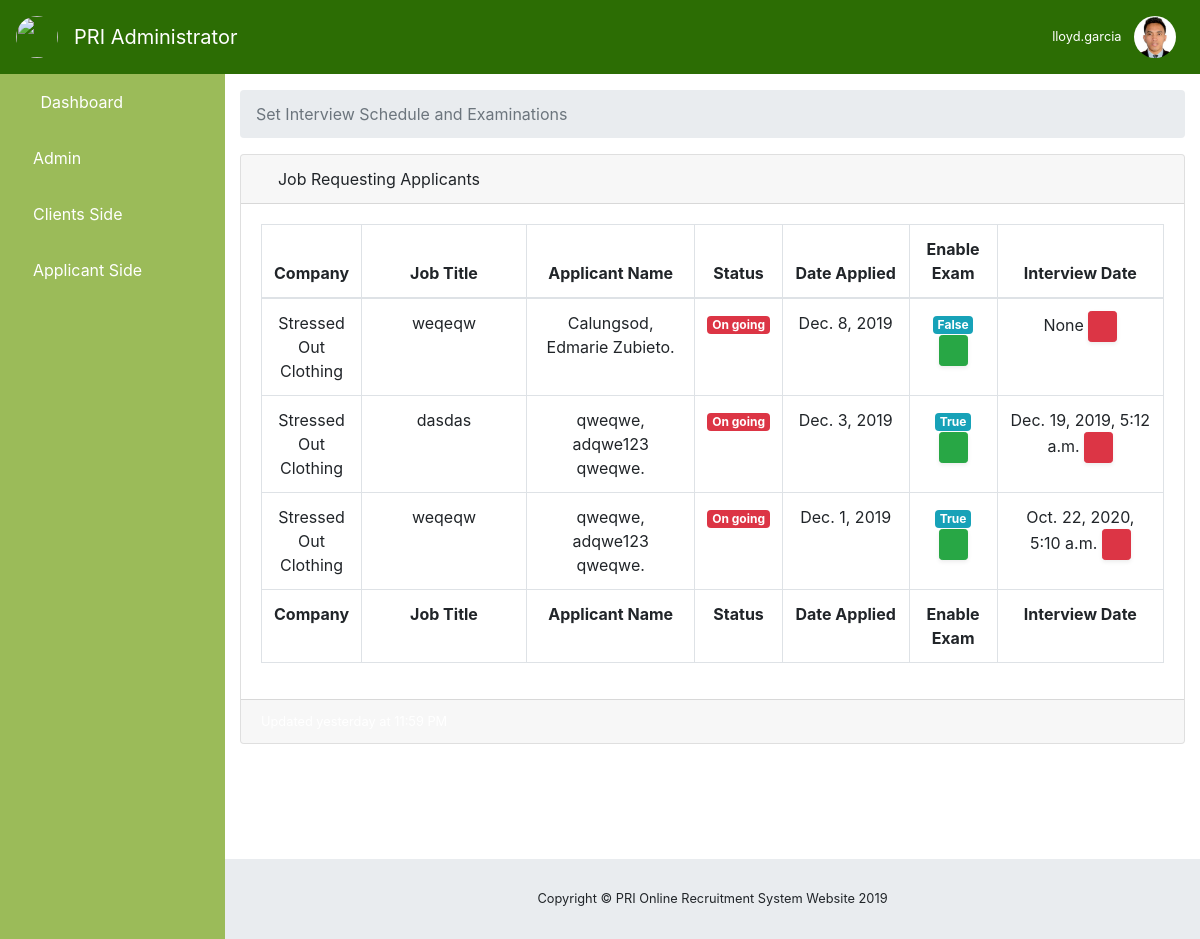
The app's page /client/schedules/ (signed in) with its own data.
### pors_app/models.py (models this page shows, shortened)
class PRIUserInfo(models.Model):
    GENDER_LIST = (
        ('Male', 'Male'),
        ('Female', 'Female')
    )
    USER_LEVELS = (
        ('Administrator', 'Administrator'),
        ('Sub Admin', 'Sub Admin'),
        ('Employee', 'Employee'),
        ('Client', 'Client'),
        ('Applicant', 'Applicant'),
    )
    user = models.OneToOneField(User, on_delete=models.CASCADE, related_name='user_fk')
    first_name = models.CharField(max_length=50)
    middle_name = models.CharField(max_length=50)
    last_name = models.CharField(max_length=50)
    age = models.PositiveIntegerField()
    gender = models.CharField(max_length=50, choices=GENDER_LIST, default=GENDER_LIST[0])
    contact = models.CharField(max_length=12, unique=True)
    address = models.CharField(max_length=250)
    position = models.CharField(max_length=50)
    department = models.CharField(max_length=50)
    image = models.ImageField(upload_to='images/', blank=True, validators=[file_validator])
    level = models.CharField(max_length=50, choices=USER_LEVELS, default=USER_LEVELS[0])
    date_added = models.DateTimeField(auto_now_add=True)

class PRIApplicantJobRequestInfo(models.Model):
    job_vacancy_applied = models.ForeignKey(PRIJobVacancyInfo, on_delete=models.CASCADE, related_name='job_vacancy_applied_fk')
    applying_applicant = models.ForeignKey(PRIApplicantProfileInfo, on_delete=models.CASCADE, related_name='applying_applicant_fk')
    date_applied = models.DateField(auto_now_add=True)
    take_exam = models.BooleanField(default=False)
    interview_date = models.DateTimeField(null=True, blank=True,)

class PRIJobVacancyInfo(models.Model):
    CATEGORY_LIST = (
        ('Janitor', 'Janitor'),
        ('Others', 'Others'),
    )
    secure_id = models.CharField(max_length=255,unique=True, blank=True)
    client_request = models.OneToOneField(PRIRequestInfo, on_delete=models.CASCADE, related_name='job_vacancy_client_request_fk')
    job_title = models.CharField(max_length=150)
    job_category = models.CharField(max_length=10, choices=CATEGORY_LIST, default=CATEGORY_LIST[0])
    job_specialization = models.CharField(max_length=50)
    job_minimum_experience = models.CharField(max_length=15)
    job_salary = models.DecimalField(default=0, max_digits=12, decimal_places=2)
    job_deadline = models.DateField()
    job_company_overview = models.TextField(blank=True)
    job_description = models.TextField(blank=True)

class PRIRequestInfo(models.Model):
    STATUS_LIST = (
        ('Started', 'Started'),
        ('On Going', 'On Going'),
        ('Completed', 'Completed'),
        ('Deadline', 'Deadline'),
        ('Failed', 'Failed'),
    )
    requested_client = models.ForeignKey(PRIClientsInfo, on_delete=models.CASCADE, related_name='requested_client_fk')
    status = models.CharField(max_length=50, choices=STATUS_LIST, default=STATUS_LIST[0])
    content = models.TextField()
    data_requested = models.DateField(auto_now_add=True)
    seen_by_admin = models.BooleanField(default=False)

class PRIClientsInfo(models.Model):
    client_user = models.OneToOneField(PRIUserInfo, on_delete=models.CASCADE, related_name='client_user_fk')
    client_company_name = models.CharField(max_length=50, null=True)
    client_company_logo = models.ImageField(upload_to='images/', blank=True, null=True, validators=[file_validator])
    client_location = models.CharField(max_length=250)
    contact_person = models.CharField(max_length=80)
    contact_mobile_no = models.CharField(max_length=12, unique=True)

class PRIApplicantProfileInfo(models.Model):
    ERP_QUESTION_LIST = (
        ('Referral', 'Referral'),
        ('Online Job Portal', 'Online Job Portal'),
        ('Leaflets', 'Leaflets'),
        ('Walk-in', 'Walk-in'),
        ('Job fair', 'Job fair'),
    )
    GENDER_LIST = (
        ('Male', 'Male'),
        ('Female', 'Female'),
    )
    CIVIL_STATUS_LIST = (
        ('Single', 'Single'),
        ('Married', 'Married'),
        ('Divorced', 'Divorced'),
        ('Widowed', 'Widowed'),
        ('Separated', 'Separated'),
    )
    secure_key_id = models.CharField(max_length=255, unique=True, blank=True)
    user = models.OneToOneField(User, on_delete=models.CASCADE, related_name='applicant_user_fk')
    image = models.ImageField(upload_to='images/', blank=True, verbose_name="Picture/Image")
    cv = models.FileField(upload_to='documents/%Y/%m/%d', blank=True, validators=[file_validator], verbose_name="Resume/Curriculum Vitae (Optional):",null=True)
    date_filled = models.DateField(auto_now_add=True)
    position_desired = models.CharField(max_length=100, blank=True)
    company_assigned = models.CharField(max_length=100, blank=True)
    erp_question = MultiSelectField(choices=ERP_QUESTION_LIST, verbose_name="How did you found out about thid job?")
    fname = models.CharField(max_length=100, verbose_name="First Name")
    mname = models.CharField(max_length=100, verbose_name="Middle Name")
    lname = models.CharField(max_length=100, verbose_name="Last Name")
    mobile_no = models.CharField(max_length=12, unique=True)
    telephone_no = models.CharField(max_length=12, unique=True)
    gender = models.CharField(max_length=6, choices=GENDER_LIST, default=GENDER_LIST[0])
    contact_person = models.CharField(max_length=100, verbose_name="Contact Person Name", null=True)
    relationship = models.CharField(max_length=100, null=True )
    contact_person_mobile_no = models.CharField(max_length=100, unique=True, null=True)
    bldg_name_0 = models.CharField(max_length=250, verbose_name="Bldg Name.")
    brgy_sub_0 = models.CharField(max_length=250, verbose_name="Brgy Sub.")
    dis_mun_0 = models.CharField(max_length=250, verbose_name="District/Municipality.")
    cit_pro_0 = models.CharField(max_length=250, verbose_name="City/Province")
    bldg_name_1 = models.CharField(max_length=250, verbose_name="Bldg Name.")
    brgy_sub_1 = models.CharField(max_length=250, verbose_name="Brgy Sub.")
    dis_mun_1 = models.CharField(max_length=250, verbose_name="District/Municipality.")
    cit_pro_1 = models.CharField(max_length=250, verbose_name="City/Province")
    civil_status = models.CharField(max_length=100, choices=CIVIL_STATUS_LIST, default=CIVIL_STATUS_LIST[0])
    weight = models.DecimalField(default=0, max_digits=5, decimal_places=2, verbose_name="Weight (Lbs)")
    height = models.DecimalField(default=0, max_digits=5, decimal_places=2, verbose_name="Height (Inch)")
    shirt_size = models.DecimalField(default=0, max_digits=5, decimal_places=2)
    shoe_size = models.DecimalField(default=0, max_digits=5, decimal_places=2)
    waistline = models.DecimalField(default=0, max_digits=5, decimal_places=2)
    length_of_pants = models.DecimalField(default=0, max_digits=5, decimal_places=2)
    sss = models.CharField(max_length=10, unique=True)
    ctc = models.CharField(max_length=8, unique=True)
    philhealth = models.CharField(max_length=12, unique=True)
    tin = models.CharField(max_length=9, unique=True)
    pagibig = models.CharField(max_length=12, unique=True)
    spouse_full_name = models.CharField(max_length=100, verbose_name="Spouse full name", blank=True, null=True)
    spouse_contact_number = models.CharField(max_length=12, verbose_name="Contact #", blank=True, null=True)
    father_full_name = models.CharField(max_length=100)
    father_occupation = models.CharField(max_length=100)
    father_home_address = models.CharField(max_length=100)
    mother_full_name = models.CharField(max_length=100)
    mother_occupation = models.CharField(max_length=100)
    mother_home_address = models.CharField(max_length=100)
    question1 = models.CharField(max_length=200, blank=True, verbose_name="Do you have a relative by any degree by consangunity or affinty working with poerlane or any of its client? (If yes state the name of your relative , position/company name.)")
    question2 = models.CharField(max_length=200, blank=True, verbose_name="Have you been confined in a medical facility due to illness, dreaded/contagious disease, or minor/major surgery? (If yes, what disease/illness when & name of the medical facility)")
    question3 = models.CharField(max_length=200, blank=True, verbose_name="Have you ever been changed or sentenced by any court of law of any crime? (If Yes, please give details.)")
    question4 = models.CharField(max_length=200, blank=True, verbose_name="Have you in the past applied at powerlane or any of its client & was not hired nor employed? (If yes when and state the reason.)")
    slug = models.SlugField(unique=True, allow_unicode=True, default="none")

### pors_app/views.py (the view)
# urls.py: path('client/schedules/', views.PriSchedules.as_view(), name='schedules'),
class PriSchedules(LoginRequiredMixin, TemplateView):
    template_name = 'pri_admin/pri_admin_schedules.html'
    def get_context_data(self, *args, **kwargs):
        context = super(PriSchedules, self).get_context_data(*args, **kwargs)
        user = User.objects.all().filter(username=self.request.user)
        job_requests = PRIApplicantJobRequestInfo.objects.all().order_by('-id').distinct()
        try:
            profile = PRIUserInfo.objects.all().get(user__in=user, level='Administrator')
        except PRIUserInfo.DoesNotExist:
            raise Http404()
        context.update({
            'user': user,
            'profile': profile,
            'job_requests': job_requests,
        })
        return context

### pors_app/templates/pri_admin/pri_admin_schedules.html
{% extends 'pri_admin/pri_admin_index.html' %}
{% block inner_body %}
<ol class="breadcrumb">
    <li class="breadcrumb-item active">Set Interview Schedule and Examinations</li>
</ol>
<div class="card mb-3">
    <div class="card-header">
        <i class="fas fa-table"></i>
        Job Requesting Applicants</div>
    <div class="card-body">
        <div class="table-responsive">
            <table class="table table-bordered text-center" id="schedulesDataTable" width="100%" cellspacing="0">
                <thead>
                    <tr>
                        <th style="width: 10%;">Company</th>
                        <th style="width: 20%;">Job Title</th>
                        <th style="width: 20%;">Applicant Name</th>
                        <th style="width: 5%;">Status</th>
                        <th style="width: 15%;">Date Applied</th>
                        <th style="width: 10%;">Enable Exam</th>
                        <th style="width: 20%;">Interview Date</th>
                    </tr>
                </thead>
                <tfoot>
                    <tr>
                        <th style="width: 10%;">Company</th>
                        <th style="width: 20%;">Job Title</th>
                        <th style="width: 20%;">Applicant Name</th>
                        <th style="width: 5%;">Status</th>
                        <th style="width: 15%;">Date Applied</th>
                        <th style="width: 10%;">Enable Exam</th>
                        <th style="width: 20%;">Interview Date</th>
                    </tr>
                </tfoot>
                <tbody>
                    {% include 'pri_admin/tables/pri_admin_schedules_tables.html' %}
                </tbody>
            </table>
        </div>
    </div>
    <div class="card-footer small text-muted">Updated yesterday at 11:59 PM</div>
</div>
<p class="small text-center text-muted my-5">
    <em>To God be the Glory</em>
</p>
{% endblock inner_body %}

### pors_app/templates/pri_admin/pri_admin_index.html (shortened to what this page needs)
{% extends 'base.html' %}
{% load staticfiles %}
{% block body_block %}
<nav class="navbar navbar-expand navbar-dark custom-color-header static-top">
    <a class="navbar-brand" href="#">
        <img class="rounded-circle" src="{% static 'images\pri_logo.jpg' %}" alt="" height="42" width="42">
    </a>
    <a class="navbar-brand mr-1" href="{% url 'admin:index' %}">PRI Administrator</a>
    <button class="btn btn-link btn-sm text-white order-1 order-sm-0" id="sidebarToggle" href="#">
        <i class="fas fa-bars"></i>
    </button>
    {% if request.user.is_authenticated and request.user.is_superuser and request.user.is_active %}
    {% if user %}
    {% for u in user %}
    <ul class="navbar-nav ml-auto ml-md-0">
        <li class="nav-item dropdown no-arrow">
            <a class="nav-link dropdown-toggle" href="#" id="userDropdown" role="button" data-toggle="dropdown"
               aria-haspopup="true" aria-expanded="false">
                <span class="mr-2 d-none d-lg-inline text-white small">{{ u.username }}</span>
                <img class="img-profile rounded-circle"
                     src="
                 {% if profile.image %}
                    {{ profile.image.url}}
                 {% else %}
                    {% static 'images/Administrator Male_48px.png' %}
                 {% endif %}
                "
                     height="42" width="42">
            </a>
        </li>
    </ul>
    {% endfor %}
    {% endif %}
    {% endif %}
</nav>
<div id="wrapper">
    <ul class="sidebar navbar-nav custom-color">
        <li class="nav-item">
            <a class="nav-link" href="{% url 'pri:dashboard' %}">
                <i class="fas fa-fw fa-tachometer-alt text-white"></i>
                <span class="custom-text-color">Dashboard</span>
            </a>
        </li>
        <li class="nav-item">
            <a class="nav-link" href="{% url 'pri:admin' %}">
                <i class="fas fa-user-tie custom-text-color"></i>
                <span class="custom-text-color">Admin</span></a>
        </li>
        <li class="nav-item dropdown ">
            <a class="nav-link dropdown-toggle" href="#" id="pagesDropdownClients" role="button" data-toggle="dropdown"
               aria-haspopup="true" aria-expanded="false">
                <i class="fas far fa-building custom-text-color"></i>
                <span class="custom-text-color">Clients Side</span>
            </a>
        </li>
         <li class="nav-item dropdown ">
            <a class="nav-link dropdown-toggle" href="#" id="pagesDropdownApplicants" role="button" data-toggle="dropdown"
               aria-haspopup="true" aria-expanded="false">
                <i class="fas fa-users custom-text-color"></i>
                <span class="custom-text-color">Applicant Side</span>
            </a>
        </li>
    </ul>
    <div id="content-wrapper">
        <div class="container-fluid">
            {% if request.user.is_authenticated and request.user.is_superuser and request.user.is_active %}
            {% if user %}
            {% block inner_body %}{% endblock inner_body %}
            {% endif %}
            {% endif %}
        </div>
        <footer class="sticky-footer">
            <div class="container my-auto">
                <div class="copyright text-center my-auto">
                    <span>Copyright © PRI Online Recruitment System Website 2019</span>
                </div>
            </div>
        </footer>
    </div>
</div>
{% endblock body_block %}

### pors_app/templates/pri_admin/tables/pri_admin_schedules_tables.html
{% for applicant_request in job_requests %}
<tr>
    <td>{{ applicant_request.job_vacancy_applied.client_request.requested_client.client_company_name }}</td>
    <td>{{ applicant_request.job_vacancy_applied.job_title }}</td>
    <td>{{ applicant_request.applying_applicant.lname }}, {{ applicant_request.applying_applicant.fname }} {{ applicant_request.applying_applicant.mname }}.</td>
    <td><span class="badge badge-danger">On going</span></td>
    <td>{{applicant_request.date_applied}}</td>
    <td>
        <span class="badge badge-info">{{applicant_request.take_exam}} </span>
        <button type="button" data-url="{% url 'pri:toggle_exams' applicant_request.id %}"
            class="d-none d-sm-inline-block btn btn-sm btn-success shadow-sm toogle-applicant-exam"
            data-toggle="tooltip" data-placement="top" title="Enable to take the exam">
            {% if applicant_request.take_exam %}
            <i class="fas fa-toggle-off "></i>
            {% else %}
            <i class="fas fa-toggle-on "></i>
            {% endif %}
        </button>
    </td>
    <td>{{applicant_request.interview_date}}
        <button type="button" data-url=""
        class="d-none d-sm-inline-block btn btn-sm btn-danger shadow-sm set-interview-schedule"
        data-toggle="tooltip" data-placement="top" title="Delete Applicant">
        <span class="fas fa-trash-alt"></span>
    </button>
    </td>
</tr>
{% empty %}
<tr>
    <td colspan="7" class="text-center bg-warning">No Records!</td>
</tr>
{% endfor %}

### records on screen
PRIApplicantJobRequestInfo: job_vacancy_applied.client_request.requested_client.client_company_name "Stressed Out Clothing", job_vacancy_applied.job_title "weqeqw", applying_applicant.lname "Calungsod", applying_applicant.fname "Edmarie", applying_applicant.mname "Zubieto", date_applied "Dec. 8, 2019", take_exam "False", interview_date "None"
PRIApplicantJobRequestInfo: job_vacancy_applied.client_request.requested_client.client_company_name "Stressed Out Clothing", job_vacancy_applied.job_title "dasdas", applying_applicant.lname "qweqwe", applying_applicant.fname "adqwe123", applying_applicant.mname "qweqwe", date_applied "Dec. 3, 2019", take_exam "True", interview_date "Dec. 19, 2019, 5:12 a.m."
PRIApplicantJobRequestInfo: job_vacancy_applied.client_request.requested_client.client_company_name "Stressed Out Clothing", job_vacancy_applied.job_title "weqeqw", applying_applicant.lname "qweqwe", applying_applicant.fname "adqwe123", applying_applicant.mname "qweqwe", date_applied "Dec. 1, 2019", take_exam "True", interview_date "Oct. 22, 2020, 5:10 a.m."

### other values on screen
{{ u.username }} "lloyd.garcia"
